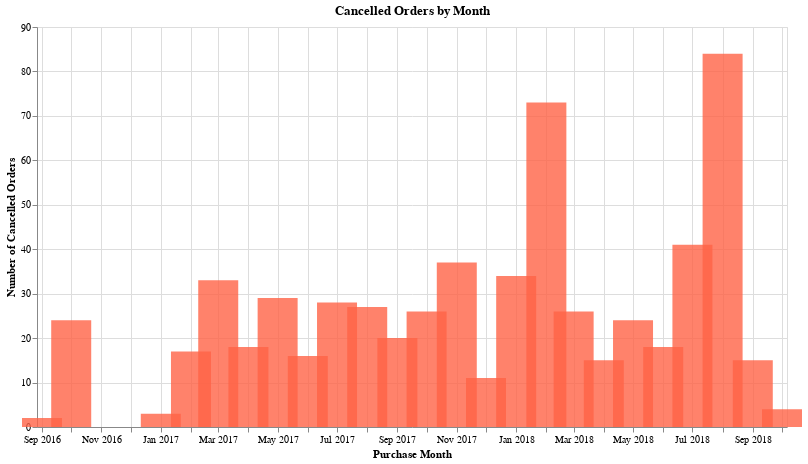

The code cell stored with this chart in its notebook:
### Markdown cell above
**Observation:** Missing values show a mild, gradual increase through the year, with a slight uptick coinciding with major spikes in total orders in around Jan 2018. 

**Hypothesis:** The increase in missing values is possibly due to the increase in orders, leading to an increase in cancellations, resulting in missing values in delivery dates.

**Next Step:** Check for a rise in cancelled orders during these high-volume periods to validate this hypothesis and inform imputation strategy.

### Code cell
"""
Show cancelled orders by date
"""
chart = charts.cancellation_chart(df_order)
chart

### Figure 1 — Vega-Lite specification as saved in the notebook (floating-point values rounded to 4 significant figures)
{"config": {"view": {"continuousWidth": 300, "continuousHeight": 300}}, "data": {"name": "data-14d5835ff7bf74730a3ccb77561b5c61"}, "mark": {"type": "bar", "color": "tomato", "opacity": 0.8, "size": 40}, "encoding": {"x": {"axis": {"format": "%b %Y"}, "field": "order_purchase_month", "title": "Purchase Month", "type": "temporal"}, "y": {"field": "count", "title": "Number of Cancelled Orders", "type": "quantitative"}}, "height": 400, "title": "Cancelled Orders by Month", "width": 750, "$schema": "https://vega.github.io/schema/vega-lite/v5.20.1.json", "datasets": {"data-14d5835ff7bf74730a3ccb77561b5c61": [{"order_purchase_month": "2016-09-01T00:00:00", "count": 2}, {"order_purchase_month": "2016-10-01T00:00:00", "count": 24}, {"order_purchase_month": "2017-01-01T00:00:00", "count": 3}, {"order_purchase_month": "2017-02-01T00:00:00", "count": 17}, {"order_purchase_month": "2017-03-01T00:00:00", "count": 33}, {"order_purchase_month": "2017-04-01T00:00:00", "count": 18}, {"order_purchase_month": "2017-05-01T00:00:00", "count": 29}, {"order_purchase_month": "2017-06-01T00:00:00", "count": 16}, {"order_purchase_month": "2017-07-01T00:00:00", "count": 28}, {"order_purchase_month": "2017-08-01T00:00:00", "count": 27}, {"order_purchase_month": "2017-09-01T00:00:00", "count": 20}, {"order_purchase_month": "2017-10-01T00:00:00", "count": 26}, {"order_purchase_month": "2017-11-01T00:00:00", "count": 37}, {"order_purchase_month": "2017-12-01T00:00:00", "count": 11}, {"order_purchase_month": "2018-01-01T00:00:00", "count": 34}, {"order_purchase_month": "2018-02-01T00:00:00", "count": 73}, {"order_purchase_month": "2018-03-01T00:00:00", "count": 26}, {"order_purchase_month": "2018-04-01T00:00:00", "count": 15}, {"order_purchase_month": "2018-05-01T00:00:00", "count": 24}, {"order_purchase_month": "2018-06-01T00:00:00", "count": 18}, {"order_purchase_month": "2018-07-01T00:00:00", "count": 41}, {"order_purchase_month": "2018-08-01T00:00:00", "count": 84}, {"order_purchase_month": "2018-09-01T00:00:00", "count": 15}, {"order_purchase_month": "2018-10-01T00:00:00", "count": 4}]}}
